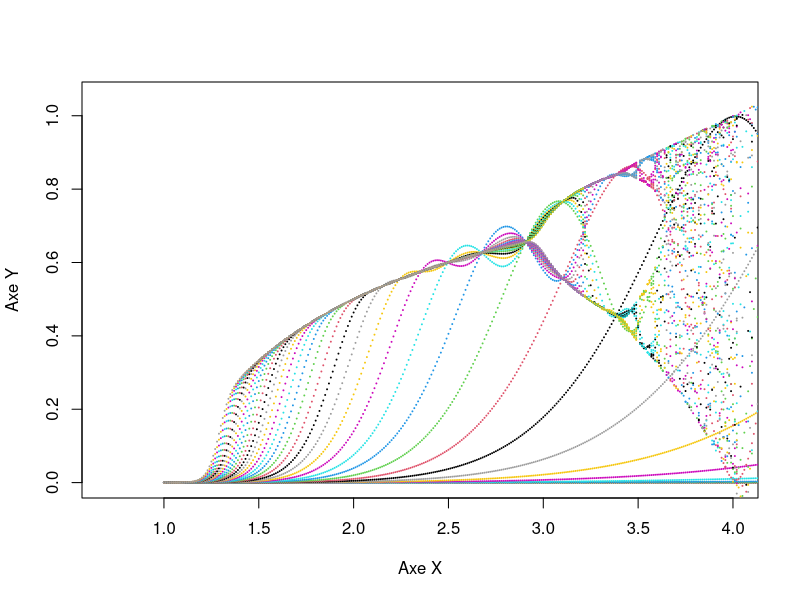

Recreate this plot in R.
suite1000<-function(r){
  un=0.99999
  list<-c(1:40)
  for(i in 1:40){
    un<-un*r*(1-un)
    list<-c(list[2:40],un)
  }
  return(list)
}

plot(1, type="n", xlab="Axe X", ylab="Axe Y", xlim=c(0.7,4),ylim=c(0,1.05))


for (i in seq(1,4.5,0.01)){
  yc<-suite1000(i)
  for(k in 1:40){
    points(i,yc[k],col=k,pch = 19,cex=0.01)
  }
}
